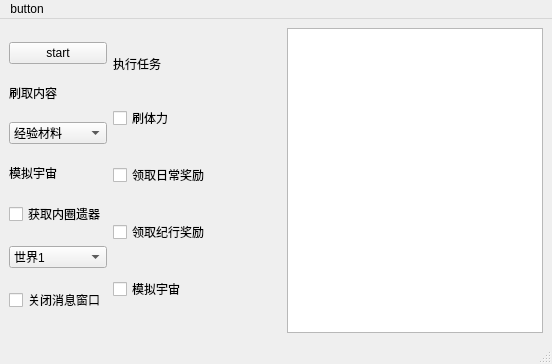
<?xml version="1.0" encoding="UTF-8"?>
<ui version="4.0">
 <class>MainWindow</class>
 <widget class="QMainWindow" name="MainWindow">
  <property name="geometry">
   <rect>
    <x>0</x>
    <y>0</y>
    <width>552</width>
    <height>364</height>
   </rect>
  </property>
  <property name="windowTitle">
   <string>MainWindow</string>
  </property>
  <widget class="QWidget" name="centralwidget">
   <layout class="QHBoxLayout" name="horizontalLayout">
    <item>
     <layout class="QVBoxLayout" name="verticalLayout">
      <item>
       <widget class="QPushButton" name="start_button">
        <property name="text">
         <string>start</string>
        </property>
       </widget>
      </item>
      <item>
       <widget class="QLabel" name="label">
        <property name="sizePolicy">
         <sizepolicy hsizetype="Preferred" vsizetype="Fixed">
          <horstretch>0</horstretch>
          <verstretch>0</verstretch>
         </sizepolicy>
        </property>
        <property name="text">
         <string>刷取内容</string>
        </property>
       </widget>
      </item>
      <item>
       <widget class="QComboBox" name="materials_box_1">
        <item>
         <property name="text">
          <string>经验材料</string>
         </property>
        </item>
        <item>
         <property name="text">
          <string>星际材料</string>
         </property>
        </item>
        <item>
         <property name="text">
          <string>晋阶材料</string>
         </property>
        </item>
        <item>
         <property name="text">
          <string>遗器</string>
         </property>
        </item>
       </widget>
      </item>
      <item>
       <widget class="QLabel" name="label_3">
        <property name="sizePolicy">
         <sizepolicy hsizetype="Preferred" vsizetype="Fixed">
          <horstretch>0</horstretch>
          <verstretch>0</verstretch>
         </sizepolicy>
        </property>
        <property name="text">
         <string>模拟宇宙</string>
        </property>
       </widget>
      </item>
      <item>
       <widget class="QCheckBox" name="get_inner_legacy">
        <property name="text">
         <string>获取内圈遗器</string>
        </property>
       </widget>
      </item>
      <item>
       <widget class="QComboBox" name="comboBox">
        <item>
         <property name="text">
          <string>世界1</string>
         </property>
        </item>
        <item>
         <property name="text">
          <string>世界2</string>
         </property>
        </item>
        <item>
         <property name="text">
          <string>世界3</string>
         </property>
        </item>
        <item>
         <property name="text">
          <string>世界4</string>
         </property>
        </item>
        <item>
         <property name="text">
          <string>世界5</string>
         </property>
        </item>
        <item>
         <property name="text">
          <string>世界6</string>
         </property>
        </item>
        <item>
         <property name="text">
          <string>世界7</string>
         </property>
        </item>
        <item>
         <property name="text">
          <string>世界8</string>
         </property>
        </item>
        <item>
         <property name="text">
          <string>世界9</string>
         </property>
        </item>
       </widget>
      </item>
      <item>
       <widget class="QCheckBox" name="message_checkBox">
        <property name="text">
         <string>关闭消息窗口</string>
        </property>
       </widget>
      </item>
     </layout>
    </item>
    <item>
     <layout class="QVBoxLayout" name="verticalLayout_2">
      <item>
       <widget class="QLabel" name="label_2">
        <property name="sizePolicy">
         <sizepolicy hsizetype="Preferred" vsizetype="Fixed">
          <horstretch>0</horstretch>
          <verstretch>0</verstretch>
         </sizepolicy>
        </property>
        <property name="text">
         <string>执行任务</string>
        </property>
       </widget>
      </item>
      <item>
       <widget class="QCheckBox" name="pioneer_power">
        <property name="text">
         <string>刷体力</string>
        </property>
       </widget>
      </item>
      <item>
       <widget class="QCheckBox" name="daily_task">
        <property name="text">
         <string>领取日常奖励</string>
        </property>
       </widget>
      </item>
      <item>
       <widget class="QCheckBox" name="nameless_honor">
        <property name="text">
         <string>领取纪行奖励</string>
        </property>
       </widget>
      </item>
      <item>
       <widget class="QCheckBox" name="simulated_universe">
        <property name="text">
         <string>模拟宇宙</string>
        </property>
       </widget>
      </item>
     </layout>
    </item>
    <item>
     <spacer name="horizontalSpacer">
      <property name="orientation">
       <enum>Qt::Horizontal</enum>
      </property>
      <property name="sizeHint" stdset="0">
       <size>
        <width>40</width>
        <height>20</height>
       </size>
      </property>
     </spacer>
    </item>
    <item>
     <widget class="QTextBrowser" name="text_display"/>
    </item>
   </layout>
  </widget>
  <widget class="QMenuBar" name="menubar">
   <property name="geometry">
    <rect>
     <x>0</x>
     <y>0</y>
     <width>552</width>
     <height>24</height>
    </rect>
   </property>
   <widget class="QMenu" name="menubutton">
    <property name="title">
     <string>button</string>
    </property>
    <addaction name="email_set"/>
   </widget>
   <addaction name="menubutton"/>
  </widget>
  <widget class="QStatusBar" name="statusbar"/>
  <action name="email_set">
   <property name="text">
    <string>email</string>
   </property>
  </action>
 </widget>
 <resources/>
 <connections/>
</ui>
